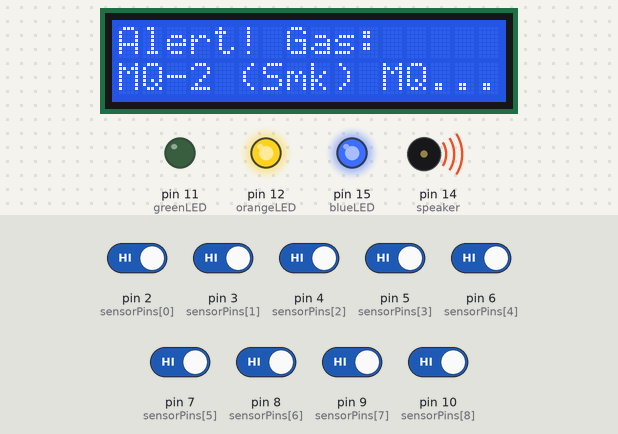
The sketch below on a simulated Arduino Uno, built with avr-gcc and run on an emulated ATmega328P. Shown: 16×2 character LCD, output pins drawn as LEDs (lit = HIGH), buzzer (waves = sounding). Inputs (shaded band) come from the test bench; at power-on: pin 2 (sensorPins[0]), pin 3 (sensorPins[1]), pin 4 (sensorPins[2]), pin 5 (sensorPins[3]), pin 6 (sensorPins[4]), pin 7 (sensorPins[5]), pin 8 (sensorPins[6]), pin 9 (sensorPins[7]), pin 10 (sensorPins[8]) HIGH. What the sketch prints to the serial monitor is not drawn.

Above: at 1.5 s.
1.6 s: pin 2 (sensorPins[0]) driven LOW
At 2.6 s:
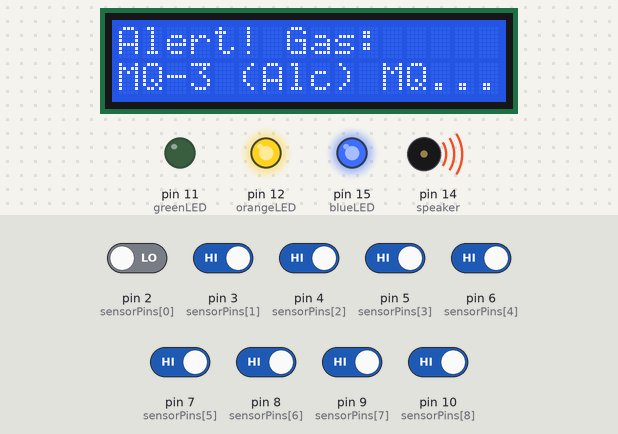
3.5 s: pin 3 (sensorPins[1]) driven LOW
At 4.3 s:
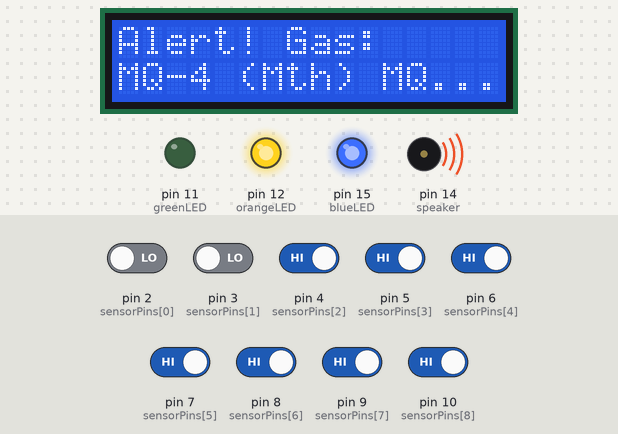
5.2 s: pin 4 (sensorPins[2]) driven LOW
At 6.3 s:
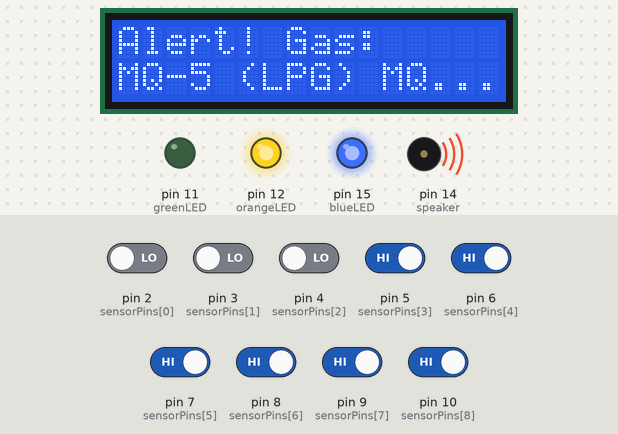
6.9 s: pin 5 (sensorPins[3]) driven LOW
At 8.0 s:
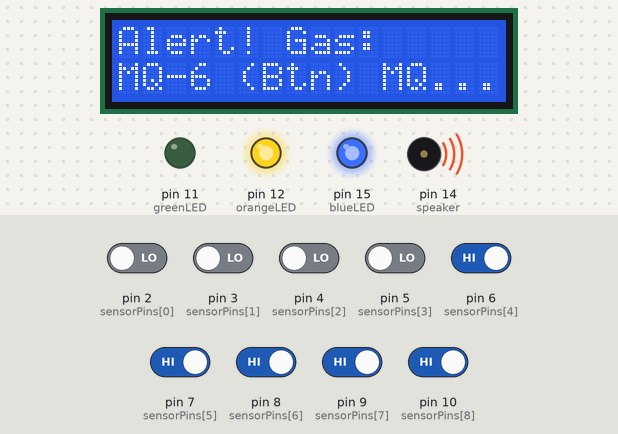
8.7 s: pin 6 (sensorPins[4]) driven LOW
At 9.9 s:
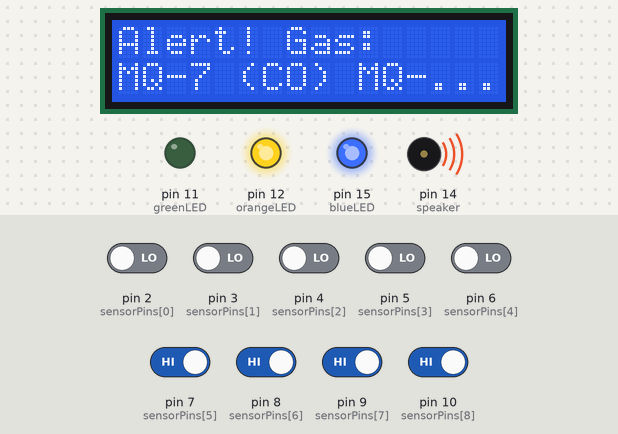
10.4 s: pin 7 (sensorPins[5]) driven LOW
At 11.1 s:
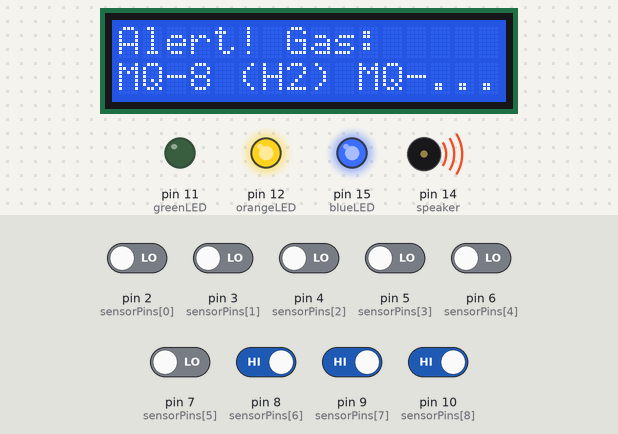
Timing chart, 0 to 13.4 s (numbered marks = the images above; inputs shaded):
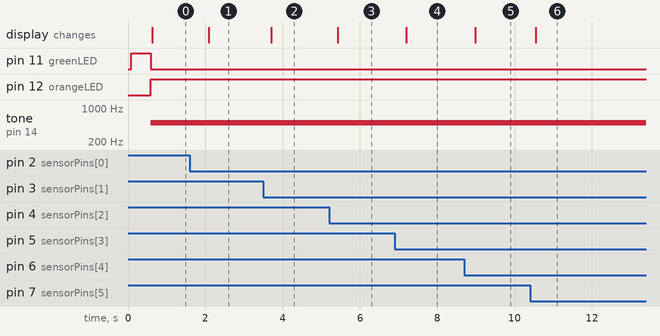

The sketch:

Multi-Gas-Detection.ino
```cpp
#include <Wire.h>
#include <LiquidCrystal_I2C.h>

LiquidCrystal_I2C lcd(0x20, 16, 2);

const int sensorPins[] = {2, 3, 4, 5, 6, 7, 8, 9, 10};
const int numSensors = 9;
const int blueLED = 15;
const int greenLED = 11;
const int orangeLED = 12;
const int speaker = 14;

const String gasTypes[] = {
  "Smk", // MQ-2 - Smoke
  "Alc", // MQ-3 - Alcohol
  "Mth", // MQ-4 - Methane
  "LPG", // MQ-5 - LPG
  "Btn", // MQ-6 - Butane
  "CO", // MQ-7 - CO
  "H2", // MQ-8 - Hydrogen
  "Flm", // MQ-9 - Flammable
  "AQ" // MQ-135 - Air Quality
};

bool lastAlert = false;

void setup() {
  Serial.begin(9600);
  lcd.init();
  lcd.backlight();
  lcd.print("LCD TEST");
  lcd.setCursor(0, 1);
  lcd.print("System Online");
  Serial.println("System Initialized");

  for (int i = 0; i < numSensors; i++) {
    pinMode(sensorPins[i], INPUT_PULLUP);
  }
  pinMode(blueLED, OUTPUT);
  pinMode(greenLED, OUTPUT);
  pinMode(orangeLED, OUTPUT);
  pinMode(speaker, OUTPUT);

  digitalWrite(blueLED, HIGH);
  digitalWrite(greenLED, HIGH);
  digitalWrite(orangeLED, LOW);

  delay(300);
}

void loop() {
  bool alert = false;
  String triggeredSensors = "";

  for (int i = 0; i < numSensors; i++) {
    bool detected = false;
    int reading = digitalRead(sensorPins[i]);
    delay(5);

    if (reading == HIGH) {
      detected = true;
    }

    if (detected) {
      alert = true;
      int sensorNum = (i == 8) ? 135 : (i + 2);
      triggeredSensors += "MQ-" + String(sensorNum) + " (" + gasTypes[i] + ") ";
      Serial.print("Gas detected on MQ-");
      Serial.print(sensorNum);
      Serial.print(" (");
      Serial.print(gasTypes[i]);
      Serial.println(")");
    }
  }

  if (alert) {
    digitalWrite(greenLED, LOW);
    digitalWrite(orangeLED, HIGH);
    tone(speaker, 500);
    Serial.println("Speaker activated");
    lcd.clear();
    lcd.print("Alert! Gas:");
    lcd.setCursor(0, 1);
    if (triggeredSensors.length() > 16) {
      triggeredSensors = triggeredSensors.substring(0, 13) + "...";
    }
    lcd.print(triggeredSensors);
    lastAlert = true;
  } else {
    digitalWrite(greenLED, HIGH);
    digitalWrite(orangeLED, LOW);
    noTone(speaker);
    if (lastAlert) {
      lcd.clear();
      lcd.print(".Good condition.");
      lastAlert = false;
    }
  }
  delay(50);
}
```

Measured:
- after the input at 1.6 s, the display: changes after 0.49 s (image 1)
- after the input at 3.5 s, the display: changes after 0.21 s (image 2)
- after the input at 5.2 s, the display: changes after 0.23 s (image 3)
- after the input at 6.9 s, the display: changes after 0.30 s (image 4)
- after the input at 8.7 s, the display: changes after 0.29 s (image 5)
- after the input at 10.4 s, the display: changes after 0.15 s (image 6)
